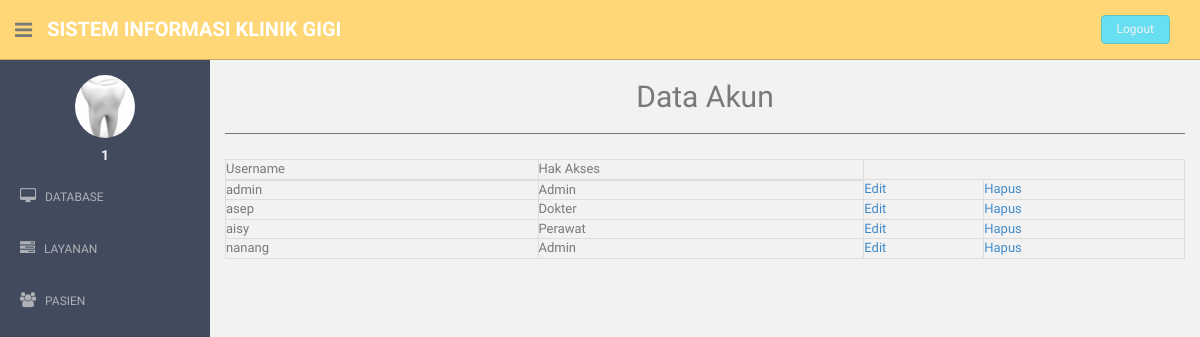
Page /admin/akun.php (signed in) on the committed database.
### tables this page shows
CREATE TABLE `user_klinik` (
  `id_user_klinik` int(11) NOT NULL,
  `username` varchar(12) NOT NULL,
  `password` text NOT NULL,
  `jenis_user` int(11) NOT NULL
);

### admin/akun.php (the view, shortened to what this page needs)
<?php
  include "../connection/connect.php";
  $dataAkun = $conn->query("SELECT * FROM user_klinik");
?>
<!DOCTYPE html>
<html lang="en">
  <head>
    <link href="../assets/css/bootstrap.css" rel="stylesheet">
    <link href="../assets/font-awesome/css/font-awesome.css" rel="stylesheet" />
    <link href="../assets/css/style.css" rel="stylesheet">
    <link href="../assets/css/style-responsive.css" rel="stylesheet">
  </head>
  <body>
  <section id="container" >
      <header class="header black-bg">
              <div class="sidebar-toggle-box">
                  <div class="fa fa-bars tooltips" data-placement="right" data-original-title="Toggle Navigation"></div>
              </div>
            <a href="index.php" class="logo"><b>Sistem Informasi Klinik Gigi</b></a>
            <div class="top-menu">
            	<ul class="nav pull-right top-menu">
                    <li><a class="logout" href="../process/logout.php">Logout</a></li>
            	</ul>
            </div>
        </header>
      <aside>
          <div id="sidebar"  class="nav-collapse ">
              <ul class="sidebar-menu" id="nav-accordion">
              	  <p class="centered"><a href="profile.html"><img src="../assets/img/ui-sam.jpg" class="img-circle" width="60"></a></p>
              	  <h5 class="centered"><?php echo $_SESSION['uid']?></h5>
                  <li class="sub-menu">
                      <a href="javascript:;" >
                          <i class="fa fa-desktop"></i>
                          <span>DATABASE</span>
                      </a>
                  </li>
                  <li class="sub-menu">
                      <a href="javascript:;" >
                          <i class="fa fa-tasks"></i>
                          <span>LAYANAN</span>
                      </a>
                  </li>
                  <li class="sub-menu">
                      <a href="javascript:;" >
                          <i class="fa fa-users"></i>
                          <span>PASIEN</span>
                      </a>
                  </li>
              </ul>
          </div>
      </aside>
      <section id="main-content">
          <section class="wrapper">
          	<h2><center>Data Akun</center></h2>
            <hr>
          	<div class="row mt">
          		<div class="col-lg-12">
          		<table class="table-bordered col-lg-12">
              <thead>
                <td>Username</td>
                <td>Hak Akses</td>
              </thead>
              <tbody>
                <?php
                while($akun = $dataAkun->fetch_assoc()){
                  echo "
                    <tr>
                      <td>
                        $akun[username]
                      </td>
                      <td>
                  ";
                  switch ($akun['jenis_user']) {
                    case 1:
                      echo "Admin";
                      break;
                    case 2:
                      echo "Dokter";
                      break;
                    case 3:
                      echo "Perawat";
                      break;
                  }
                  echo "
                      </td>
                      <td>
                        <a href=\"edit_akun.php?id_akun=$akun[id_user_klinik]\">Edit</a>
                      </td>
                      <td>
                        <a href=\"act/hapus_akun.php?id_akun=$akun[id_user_klinik]\">Hapus</a>
                      </td>
                    </tr>
                  ";
                }
                ?>
              </tbody>
              </table>
          		</div>
          	</div>
		      </section>
      </section>
  </section>
  </body>
</html>

### assets/css/style.css (style rules this page uses)
body { color: #797979; background: #f2f2f2; font-family: 'Ruda', sans-serif; padding: 0px !important; margin: 0px !important; font-size:13px; }
ul li { list-style: none; }
a, a:hover, a:focus { text-decoration: none; outline: none; }
#container { width: 100%; height: 100%; }
hr { margin-top: 20px; margin-bottom: 20px; border: 0; border-top: 1px solid #797979; }
.centered { text-align: center; }
.mt { margin-top: 25px; }
ul.top-menu > li > .logout { color: #f2f2f2; font-size: 12px; border-radius: 4px; -webkit-border-radius: 4px; border: 1px solid #64c3c2 !important; padding: 5px 15px; margin-right: 15px; background: #68dff0; margin-top: 15px; }
#sidebar { width: 210px; height: 100%; position: fixed; background: #424a5d; }
#sidebar h5 { color: #f2f2f2; font-weight: 700; }
#sidebar ul li { position: relative; }
ul.sidebar-menu , ul.sidebar-menu li ul.sub { margin: -2px 0 0; padding: 0; }
ul.sidebar-menu { margin-top: 75px; }
ul.sidebar-menu li { margin-bottom: 5px; margin-left:10px; margin-right:10px; }
ul.sidebar-menu li.sub-menu { line-height: 15px; }
ul.sidebar-menu li a span { display: inline-block; }
ul.sidebar-menu li a { color: #aeb2b7; text-decoration: none; display: block; padding: 15px 0 15px 10px; font-size: 12px; outline: none; -webkit-transition: all 0.3s ease; -moz-transition: all 0.3s ease; -o-transition: all 0.3s ease; -ms-transition: all 0.3s ease; transition: all 0.3s ease; }
ul.sidebar-menu li a i { font-size: 15px; padding-right: 6px; }
#main-content { margin-left: 210px; }
.header, .footer { min-height: 60px; padding: 0 15px; }
.header { position: fixed; left: 0; right: 0; z-index: 1002; }
.black-bg { background: #ffd777; border-bottom: 1px solid #c9aa5f; }
.wrapper { display: inline-block; margin-top: 60px; padding-left: 15px; padding-right: 15px; padding-bottom: 15px; padding-top: 0px; width: 100%; }
a.logo { font-size: 20px; color: #ffffff; float: left; margin-top: 15px; text-transform: uppercase; }
a.logo b { font-weight: 900; }
#top_menu .nav > li, ul.top-menu > li { float: left; }
ul.top-menu > li > a { color: #666666; font-size: 16px; border-radius: 4px; -webkit-border-radius: 4px; border:1px solid #666666 !important; padding: 2px 6px; margin-right: 15px; }
.sidebar-toggle-box { float: left; padding-right: 15px; margin-top: 20px; }
.sidebar-toggle-box .fa-bars { cursor: pointer; display: inline-block; font-size: 20px; }

### rows in the picture
user_klinik: username "admin", jenis_user "Admin"
user_klinik: username "asep", jenis_user "Dokter"
user_klinik: username "aisy", jenis_user "Perawat"
user_klinik: username "nanang", jenis_user "Admin"

### other values in the picture
$_SESSION['uid'] "1"
